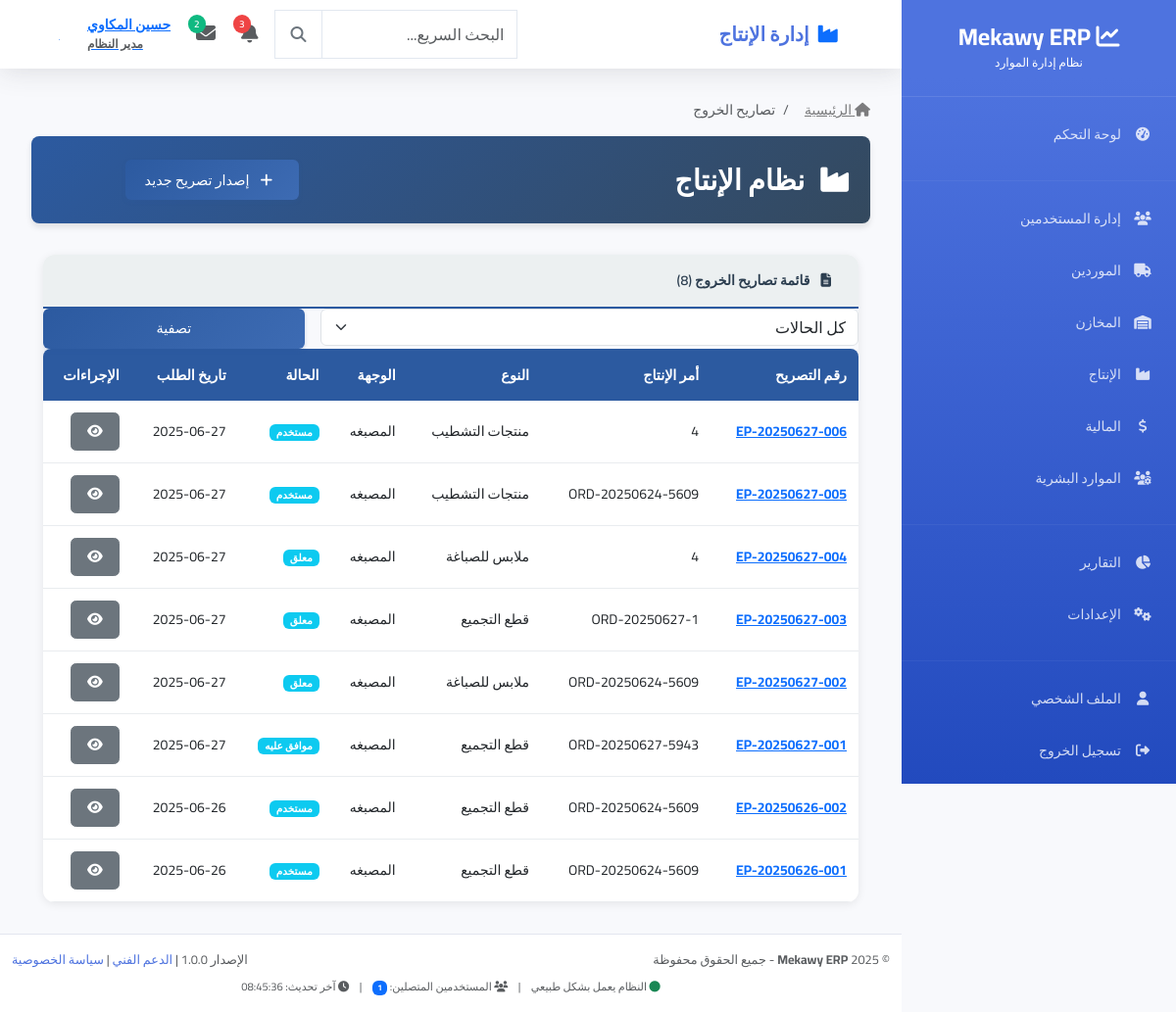
The page /production/exit-permits/ (signed in) on the database its author committed.
### users/models.py (models this page shows, shortened)
class User(AbstractUser):
    ROLE_CHOICES = [
        ('admin', 'مدير النظام'),
        ('manager', 'مدير'),
        ('warehouse_manager', 'مدير المخازن'),
        ('warehouse_employee', 'موظف مخازن'),
        ('production_manager', 'مدير الإنتاج'),
        ('accountant', 'محاسب'),
        ('employee', 'موظف'),
        ('viewer', 'مشاهد فقط'),
    ]
    email = models.EmailField(unique=True, verbose_name="البريد الإلكتروني")
    phone = models.CharField(max_length=20, blank=True, null=True, verbose_name="رقم الهاتف")
    role = models.CharField(max_length=20, choices=ROLE_CHOICES, default='employee', verbose_name="الدور")
    department = models.CharField(max_length=100, blank=True, null=True, verbose_name="القسم")
    profile_picture = models.ImageField(upload_to='profile_pics/', blank=True, null=True, verbose_name="الصورة الشخصية")
    is_active = models.BooleanField(default=True, verbose_name="نشط")
    created_at = models.DateTimeField(auto_now_add=True, verbose_name="تاريخ الإنشاء")
    updated_at = models.DateTimeField(auto_now=True, verbose_name="آخر تحديث")
    USERNAME_FIELD = 'email'
    REQUIRED_FIELDS = ['username', 'first_name', 'last_name']
    class Meta:
        db_table = 'users_user'
        verbose_name = 'مستخدم'
        verbose_name_plural = 'المستخدمون'
    @property
    def full_name(self):
        return f"{self.first_name} {self.last_name}".strip()

### production/models.py (models this page shows, shortened)
class ExitPermit(models.Model):
    PERMIT_TYPES = [
        ('cutting_materials', 'مواد القص'),
        ('assembly_pieces', 'قطع التجميع'),
        ('dyeing_garments', 'ملابس للصباغة'), # Note: Corrected typo 'garments'
        ('finishing_products', 'منتجات التشطيب'),
        ('other', 'أخرى'),
    ]
    STATUS_CHOICES = [
        ('pending', 'معلق'),
        ('approved', 'موافق عليه'),
        ('rejected', 'مرفوض'),
        ('used', 'مستخدم'),
        ('expired', 'منتهي الصلاحية'),
    ]
    assembly_process = models.ForeignKey(
        'AssemblyProcess',
        on_delete=models.SET_NULL,
        null=True,
        blank=True,
        related_name='exit_permits',
        verbose_name="عملية التجميع المرتبطة"
    )
    dyeing_process = models.ForeignKey(
        'DyeingProcess',
        on_delete=models.SET_NULL,
        null=True,
        blank=True,
        related_name='exit_permits',
        verbose_name="عملية الصباغة المرتبطة"
    )
    finishing_process = models.ForeignKey(
        'FinishingProcess',
        on_delete=models.SET_NULL,
        null=True,
        blank=True,
        related_name='exit_permits',
        verbose_name="عملية التشطيب المرتبطة"
    )
    permit_number = models.CharField(max_length=50, unique=True,blank=True, verbose_name="رقم التصريح")
    production_order = models.ForeignKey(ProductionOrder, on_delete=models.CASCADE, related_name='exit_permits', verbose_name="أمر الإنتاج")
    permit_type = models.CharField(max_length=20, choices=PERMIT_TYPES, verbose_name="نوع التصريح")
    items_description = models.TextField(verbose_name="وصف المواد")
    quantity = models.PositiveIntegerField(verbose_name="الكمية")
    destination = models.CharField(max_length=200, verbose_name="الوجهة")
    purpose = models.TextField(verbose_name="الغرض")
    status = models.CharField(max_length=10, choices=STATUS_CHOICES, default='pending', verbose_name="الحالة")
    requested_by = models.ForeignKey(User, on_delete=models.SET_NULL, null=True, related_name='requested_exit_permits', verbose_name="طلب بواسطة")
    approved_by = models.ForeignKey(User, on_delete=models.SET_NULL, null=True, blank=True, related_name='approved_exit_permits', verbose_name="وافق عليه")
    requested_at = models.DateTimeField(auto_now_add=True, verbose_name="تاريخ الطلب")
    approved_at = models.DateTimeField(null=True, blank=True, verbose_name="تاريخ الموافقة")
    valid_until = models.DateTimeField(verbose_name="صالح حتى")
    used_at = models.DateTimeField(null=True, blank=True, verbose_name="تاريخ الاستخدام")
    notes = models.TextField(blank=True, verbose_name="ملاحظات")
    class Meta:
        verbose_name = "تصريح خروج"
        verbose_name_plural = "تصاريح الخروج"
        ordering = ['-requested_at']

class ProductionOrder(models.Model):
    STATUS_CHOICES = [
        ('draft', 'مسودة'),
        ('approved', 'موافق عليه'),
        ('in_cutting', 'قيد القص'),
        ('in_assembly', 'قيد التجميع'),
        ('in_dyeing', 'قيد الصباغة'),
        ('in_finishing', 'قيد التشطيب'),
        ('completed', 'مكتمل'),
        ('cancelled', 'ملغي'),
    ]
    PRIORITY_CHOICES = [
        ('low', 'منخفض'),
        ('medium', 'متوسط'),
        ('high', 'عالي'),
        ('urgent', 'عاجل'),
    ]
    QUALITY_LEVELS = [
        ('standard', 'عادي'),
        ('premium', 'ممتاز'),
        ('luxury', 'فاخر'),
    ]
    order_number = models.CharField(max_length=50, unique=True, verbose_name="رقم الأمر")
    product = models.ForeignKey(FinishedProduct, on_delete=models.CASCADE, verbose_name="المنتج")
    batch_number = models.CharField(max_length=100, verbose_name="رقم الدفعة")
    quantity_ordered = models.PositiveIntegerField(verbose_name="الكمية المطلوبة")
    textile_stock = models.ForeignKey(TextileStock, on_delete=models.CASCADE, verbose_name="مخزون القماش")
    fabric_meters_allocated = models.DecimalField(max_digits=10, decimal_places=2, verbose_name="أمتار القماش المخصصة")
    status = models.CharField(max_length=20, choices=STATUS_CHOICES, default='draft', verbose_name="الحالة")
    priority = models.CharField(max_length=10, choices=PRIORITY_CHOICES, default='medium', verbose_name="الأولوية")
    start_date = models.DateField(verbose_name="تاريخ البدء")
    expected_completion_date = models.DateField(verbose_name="تاريخ الإكمال المتوقع")
    actual_completion_date = models.DateField(null=True, blank=True, verbose_name="تاريخ الإكمال الفعلي")
    notes = models.TextField(blank=True, verbose_name="ملاحظات")
    created_by = models.ForeignKey(User, on_delete=models.SET_NULL, null=True, related_name='created_production_orders', verbose_name="أنشأ بواسطة")
    approved_by = models.ForeignKey(User, on_delete=models.SET_NULL, null=True, blank=True, related_name='approved_production_orders', verbose_name="وافق عليه")
    created_at = models.DateTimeField(auto_now_add=True, verbose_name="تاريخ الإنشاء")
    approved_at = models.DateTimeField(null=True, blank=True, verbose_name="تاريخ الموافقة")
    fabric_image = models.ImageField(upload_to='production/fabric_images/', blank=True, null=True, verbose_name="صورة القماش")
    minimum_stock_level = models.DecimalField(max_digits=10, decimal_places=2, default=0, verbose_name="الحد الأدنى للمخزون (متر)")
    start_time = models.TimeField(blank=True, null=True, verbose_name="وقت البدء")
    expected_completion_time = models.TimeField(blank=True, null=True, verbose_name="وقت الإنجاز المتوقع")
    bom_version = models.ForeignKey(BillOfMaterials, on_delete=models.SET_NULL, null=True, blank=True, verbose_name="نسخة قائمة المواد")
    quality_level = models.CharField(max_length=20, choices=QUALITY_LEVELS, default='standard', verbose_name="مستوى الجودة")
    quality_requirements = models.TextField(blank=True, verbose_name="متطلبات الجودة")
    quality_check_required = models.BooleanField(default=True, verbose_name="فحص الجودة مطلوب")
    is_rush_order = models.BooleanField(default=False, verbose_name="أمر عاجل")
    customer_reference = models.CharField(max_length=100, blank=True, verbose_name="مرجع العميل")
    delivery_location = models.CharField(max_length=200, blank=True, verbose_name="موقع التسليم")
    special_instructions = models.TextField(blank=True, verbose_name="تعليمات خاصة")
    additional_notes = models.TextField(blank=True, verbose_name="ملاحظات إضافية")
    attachments = models.FileField(upload_to='production/attachments/', blank=True, null=True, verbose_name="مرفقات")
    is_active = models.BooleanField(default=True, verbose_name="نشط")
    class Meta:
        verbose_name = "أمر إنتاج"
        verbose_name_plural = "أوامر الإنتاج"
        ordering = ['-created_at']

### production/views.py (the view)
# urls.py: path('', views.ExitPermitListView.as_view(), name='exit_permit_list'),
class ExitPermitListView(LoginRequiredMixin, ListView):
    model = ExitPermit
    template_name = 'production/exit_permit/exit_permit_list.html'
    context_object_name = 'permits'
    paginate_by = 15
    def get_queryset(self):
        queryset = ExitPermit.objects.select_related('production_order', 'requested_by', 'approved_by')
        status_filter = self.request.GET.get('status')
        if status_filter:
            queryset = queryset.filter(status=status_filter)
        return queryset.order_by('-requested_at')
    def get_context_data(self, **kwargs):
        context = super().get_context_data(**kwargs)
        context['status_choices'] = ExitPermit.STATUS_CHOICES
        return context

### templates/production/exit_permit/exit_permit_list.html (shortened to what this page needs)
{% extends 'production/production_base.html' %}
{% block production_breadcrumb_items %}
<li class="breadcrumb-item active" aria-current="page">تصاريح الخروج</li>
{% endblock %}
{% block production_header_actions %}
<a href="{% url 'production:exit_permits:exit_permit_create' %}" class="btn btn-production">
    <i class="fas fa-plus me-2"></i> إصدار تصريح جديد
</a>
{% endblock %}
{% block production_content %}
<div class="production-card">
    <div class="production-card-header">
        <i class="fas fa-file-alt me-2"></i>
        قائمة تصاريح الخروج ({{ permits.count }})
    </div>
    <div class="card-body">
        <form method="get" class="row g-3">
            <div class="col-md-8">
                <select name="status" class="form-select">
                    <option value="">كل الحالات</option>
                </select>
            </div>
            <div class="col-md-4">
                <button type="submit" class="btn btn-production w-100">تصفية</button>
            </div>
        </form>
    </div>
    <div class="table-responsive">
        <table class="table production-table table-hover mb-0">
            <thead>
                <tr>
                    <th>رقم التصريح</th>
                    <th>أمر الإنتاج</th>
                    <th>النوع</th>
                    <th>الوجهة</th>
                    <th>الحالة</th>
                    <th>تاريخ الطلب</th>
                    <th>الإجراءات</th>
                </tr>
            </thead>
            <tbody>
                {% for permit in permits %}
                <tr>
                    <td><a href="{% url 'production:exit_permits:exit_permit_detail' permit.pk %}"><strong>{{ permit.permit_number }}</strong></a></td>
                    <td>{{ permit.production_order.order_number|default:"--" }}</td>
                    <td>{{ permit.get_permit_type_display }}</td>
                    <td>{{ permit.destination }}</td>
                    <td><span class="badge bg-info">{{ permit.get_status_display }}</span></td>
                    <td>{{ permit.requested_at|date:"Y-m-d" }}</td>
                    <td>
                        <a href="{% url 'production:exit_permits:exit_permit_detail' permit.pk %}" class="btn btn-sm btn-secondary"><i class="fas fa-eye"></i></a>
                    </td>
                </tr>
                {% empty %}
                <tr>
                    <td colspan="7" class="text-center p-5">لا توجد تصاريح خروج.</td>
                </tr>
                {% endfor %}
            </tbody>
        </table>
    </div>
</div>
{% endblock %}

### templates/partials/navbar.html (shortened to what this page needs)
<nav class="navbar navbar-expand-lg">
    <div class="container-fluid px-3">
        <div class="navbar-brand mb-0 fw-bold fs-5">
            {% block page_title %}
                {% if request.resolver_match.url_name == 'index' %}
                    <i class="fas fa-tachometer-alt text-primary me-2"></i>لوحة التحكم
                {% elif 'users' in request.resolver_match.app_name %}
                    <i class="fas fa-users text-primary me-2"></i>إدارة المستخدمين
                {% elif 'suppliers' in request.resolver_match.app_name %}
                    <i class="fas fa-truck text-primary me-2"></i>إدارة الموردين
                {% elif 'warehouses' in request.resolver_match.app_name %}
                    <i class="fas fa-warehouse text-primary me-2"></i>إدارة المخازن
                {% elif 'production' in request.resolver_match.app_name %}
                    <i class="fas fa-industry text-primary me-2"></i>إدارة الإنتاج
                {% elif 'finance' in request.resolver_match.app_name %}
                    <i class="fas fa-chart-line text-primary me-2"></i>إدارة المالية
                {% elif 'hr' in request.resolver_match.app_name %}
                    <i class="fas fa-users-cog text-primary me-2"></i>الموارد البشرية
                {% else %}
                    <i class="fas fa-chart-line text-primary me-2"></i>Mekawy ERP
                {% endif %}
            {% endblock %}
        </div>
        <div class="d-flex align-items-center gap-2">
            <div class="search-container d-none d-md-block">
                <div class="input-group">
                    <input type="text" class="form-control search-input" placeholder="البحث السريع..." style="width: 200px;">
                    <button class="btn btn-outline-secondary search-btn" type="button">
                        <i class="fas fa-search"></i>
                    </button>
                </div>
            </div>
            <div class="dropdown">
                <button class="btn btn-link position-relative p-2" data-bs-toggle="dropdown">
                    <i class="fas fa-bell fs-5 text-muted"></i>
                    <span class="notification-badge">3</span>
                </button>
            </div>
            <div class="dropdown">
                <button class="btn btn-link position-relative p-2" data-bs-toggle="dropdown">
                    <i class="fas fa-envelope fs-5 text-muted"></i>
                    <span class="message-badge">2</span>
                </button>
            </div>
            <div class="dropdown">
                <button class="btn btn-link d-flex align-items-center gap-2 p-2" data-bs-toggle="dropdown">
                    <div class="user-info text-end d-none d-lg-block">
                        <div class="fw-semibold">{{ user.get_full_name|default:user.username }}</div>
                        <small class="text-muted">{{ user.get_role_display|default:"مستخدم" }}</small>
                    </div>
                    {% if user.profile_picture %}
                        <img src="{{ user.profile_picture.url }}" class="user-avatar" alt="{{ user.get_full_name }}">
                    {% else %}
                        <div class="user-avatar-placeholder">
                            {{ user.get_full_name|first|upper|default:"U" }}
                        </div>
                    {% endif %}
                </button>
            </div>
        </div>
    </div>
</nav>

### rows shown on the page
User: get_full_name "حسين المكاوي", role "مدير النظام", get_full_name|first "ح"
ExitPermit: permit_number "EP-20250627-006", production_order.order_number "4", permit_type "منتجات التشطيب", destination "المصبغه", status "مستخدم", requested_at "2025-06-27"
ExitPermit: permit_number "EP-20250627-005", production_order.order_number "ORD-20250624-5609", permit_type "منتجات التشطيب", destination "المصبغه", status "مستخدم", requested_at "2025-06-27"
ExitPermit: permit_number "EP-20250627-004", production_order.order_number "4", permit_type "ملابس للصباغة", destination "المصبغه", status "معلق", requested_at "2025-06-27"
ExitPermit: permit_number "EP-20250627-003", production_order.order_number "ORD-20250627-1", permit_type "قطع التجميع", destination "المصبغه", status "معلق", requested_at "2025-06-27"
ExitPermit: permit_number "EP-20250627-002", production_order.order_number "ORD-20250624-5609", permit_type "ملابس للصباغة", destination "المصبغه", status "معلق", requested_at "2025-06-27"
ExitPermit: permit_number "EP-20250627-001", production_order.order_number "ORD-20250627-5943", permit_type "قطع التجميع", destination "المصبغه", status "موافق عليه", requested_at "2025-06-27"
ExitPermit: permit_number "EP-20250626-002", production_order.order_number "ORD-20250624-5609", permit_type "قطع التجميع", destination "المصبغه", status "مستخدم", requested_at "2025-06-26"
ExitPermit: permit_number "EP-20250626-001", production_order.order_number "ORD-20250624-5609", permit_type "قطع التجميع", destination "المصبغه", status "مستخدم", requested_at "2025-06-26"

### other values the page prints
{{ permits.count }} "8"
{{ online_users_count|default:"0" }} "1"
{{ last_update|default:"الآن" }} "08:45:36"
